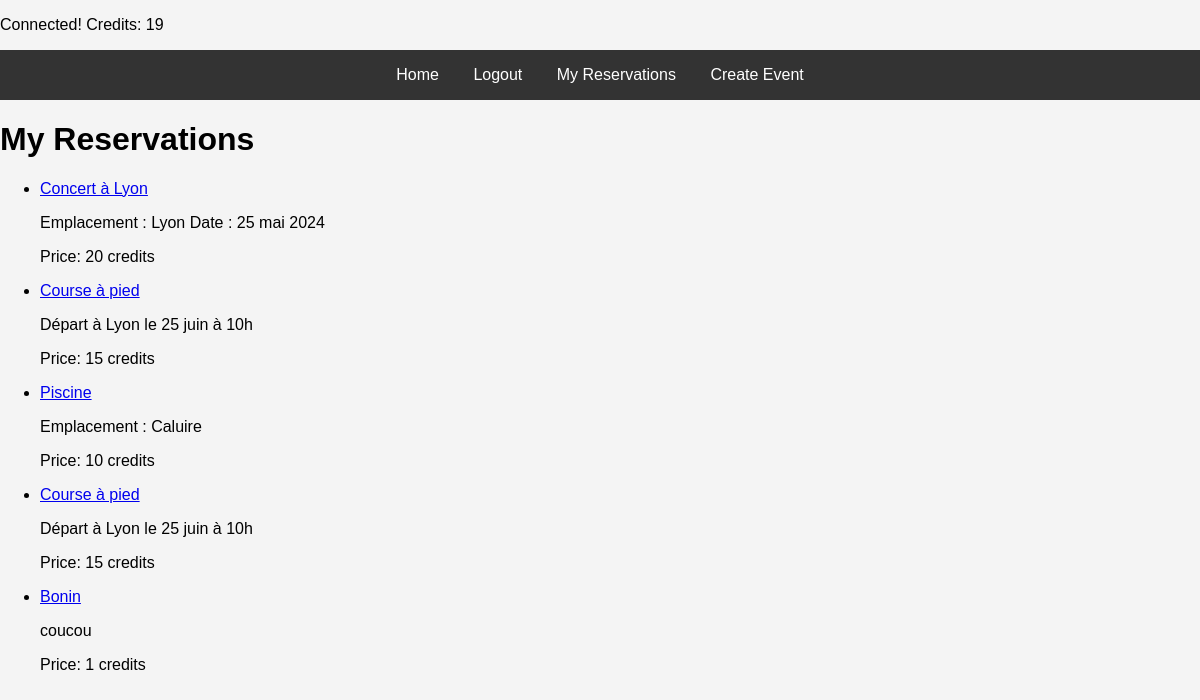
Page /my_reservations (signed in) on the committed database.
### app.py (models this page shows)
class User(db.Model):
    id = db.Column(db.Integer, primary_key=True)
    username = db.Column(db.String(150), unique=True, nullable=False)
    password = db.Column(db.String(150), nullable=False)
    credits = db.Column(db.Integer, nullable=False, default=0)

class Reservation(db.Model):
    id = db.Column(db.Integer, primary_key=True)
    user_id = db.Column(db.Integer, db.ForeignKey('user.id'), nullable=False)
    event_id = db.Column(db.Integer, db.ForeignKey('event.id'), nullable=False)
    user = db.relationship('User', backref=db.backref('reservations', lazy=True))
    event = db.relationship('Event', backref=db.backref('reservations', lazy=True))

class Event(db.Model):
    id = db.Column(db.Integer, primary_key=True)
    name = db.Column(db.String(150), nullable=False)
    description = db.Column(db.Text, nullable=False)
    price = db.Column(db.Integer, nullable=False)

### app.py (the view)
@app.route('/my_reservations')
def my_reservations():
    if not g.user:
        return redirect(url_for('login'))
    reservations = Reservation.query.filter_by(user_id=g.user.id).all()
    return render_template('my_reservations.html', reservations=reservations)

### app.py (called while the page is built)
@app.before_request
def before_request():
    g.user = None
    if 'user_id' in session:
        g.user = User.query.get(session['user_id'])

@app.context_processor
def inject_user():
    return dict(user=g.user)

### templates/my_reservations.html
{% extends 'base.html' %}
{% block content %}
<h1>My Reservations</h1>
<ul>
    {% for reservation in reservations %}
        <li>
            <a href="{{ url_for('event', event_id=reservation.event.id) }}">{{ reservation.event.name }}</a>
            <p>{{ reservation.event.description }}</p>
            <p>Price: {{ reservation.event.price }} credits</p>
        </li>
    {% endfor %}
</ul>
{% endblock %}

### templates/base.html (shortened to what this page needs)
<!DOCTYPE html>
<html lang="en">
<head>
    <link rel="stylesheet" href="{{ url_for('static', filename='style.css') }}">
</head>
<body>
    {% if user %}
        <p>Connected! Credits: {{ user.credits }}</p>
    {% endif %}
    <nav>
        <a href="{{ url_for('index') }}">Home</a>
        {% if user %}
            <a href="{{ url_for('logout') }}">Logout</a>
            <a href="{{ url_for('my_reservations') }}">My Reservations</a>
        {% else %}
            <a href="{{ url_for('login') }}">Login</a>
            <a href="{{ url_for('register') }}">Register</a>
        {% endif %}
        <a href="{{ url_for('create_event') }}">Create Event</a>
    </nav>
    <div>
        {% block content %}
        {% endblock %}
    </div>
</body>
</html>

### static/style.css (style rules this page uses)
body { font-family: Arial, sans-serif; background-color: #f4f4f4; margin: 0; padding: 0; }
nav { background-color: #333; color: #fff; padding: 1em; text-align: center; }
nav a { color: #fff; margin: 0 15px; text-decoration: none; }

### rows in the picture
User: credits "19"
Reservation: event.name "Concert à Lyon", event.description "Emplacement : Lyon Date : 25 mai 2024", event.price "20"
Reservation: event.name "Course à pied", event.description "Départ à Lyon le 25 juin à 10h", event.price "15"
Reservation: event.name "Piscine", event.description "Emplacement : Caluire", event.price "10"
Reservation: event.name "Course à pied", event.description "Départ à Lyon le 25 juin à 10h", event.price "15"
Reservation: event.name "Bonin", event.description "coucou", event.price "1"
